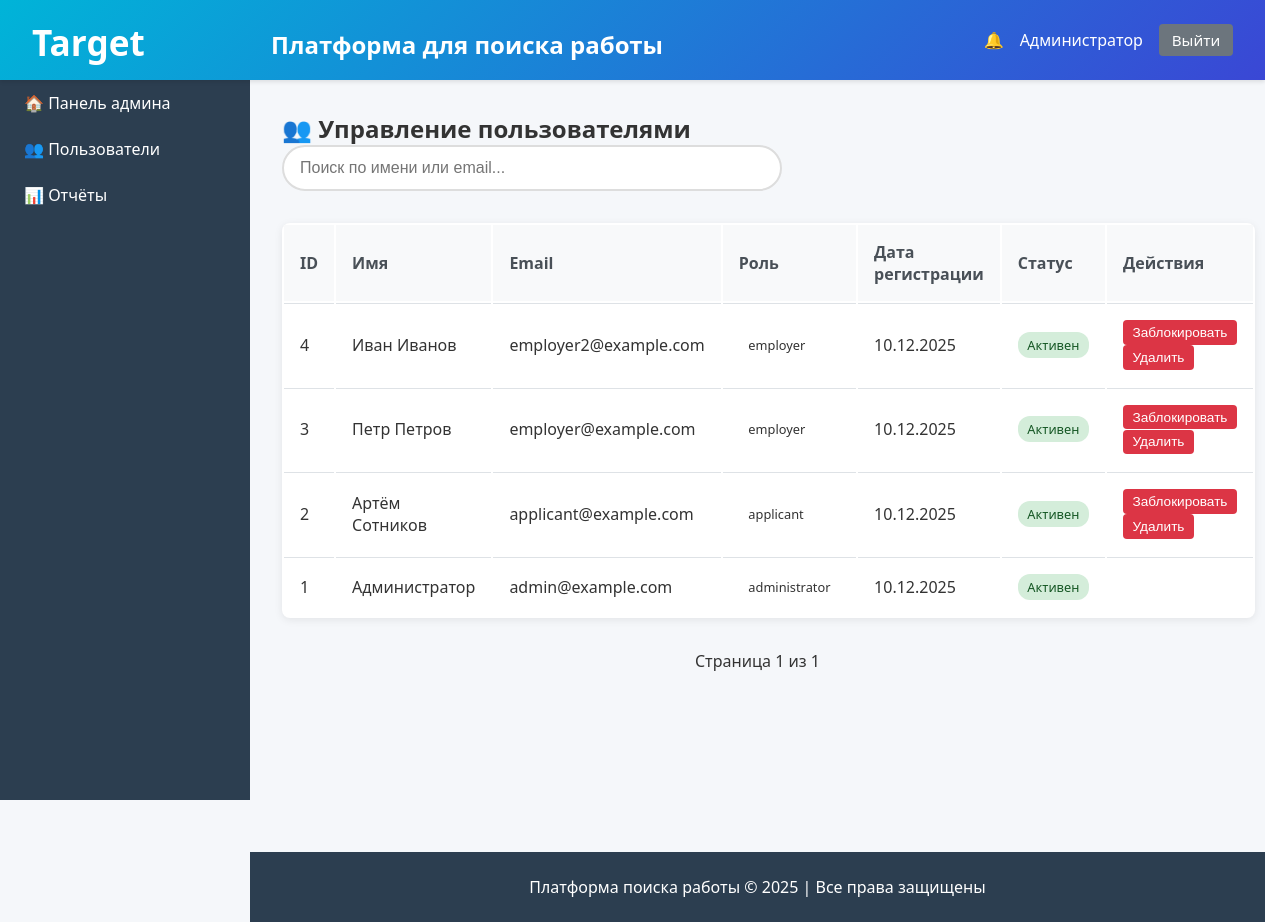
Page /admin/users (signed in) on the committed database.
### models/user.py (models this page shows, shortened)
class User(UserMixin, db.Model):
    __tablename__ = 'users'
    id = db.Column(db.Integer, primary_key=True)
    name = db.Column(db.String(100), nullable=False)
    email = db.Column(db.String(120), unique=True, nullable=False, index=True)
    password = db.Column(db.String(255), nullable=False)
    role = db.Column(db.String(20), nullable=False)
    created_at = db.Column(db.DateTime, default=datetime.utcnow)
    is_blocked = db.Column(db.Boolean, default=False)
    type = db.Column(db.String(50))
    __mapper_args__ = {
        'polymorphic_identity': 'user',
        'polymorphic_on': type
    }

class Employer(User):
    company_name = db.Column(db.String(200))
    company_description = db.Column(db.Text)
    __mapper_args__ = {
        'polymorphic_identity': 'employer'
    }
    vacancies = db.relationship('Vacancy', backref='employer', lazy='dynamic',
                                foreign_keys='Vacancy.employer_id',
                                cascade='all, delete-orphan')

### controllers/admin_controller.py (the view)
@admin_bp.route('/users')
@login_required
@admin_required
def users():
    page = request.args.get('page', 1, type=int)
    search_query = request.args.get('q', '')
    if search_query:
        users_pagination = User.query.filter(
            db.or_(
                User.name.ilike(f'%{search_query}%'),
                User.email.ilike(f'%{search_query}%')
            )
        ).paginate(page=page, per_page=20, error_out=False)
    else:
        users_pagination = User.query.order_by(User.created_at.desc()).paginate(
            page=page, per_page=20, error_out=False
        )
    return render_template('admin_users.html', users=users_pagination, search_query=search_query)

### app.py (called while the page is built)
@login_manager.user_loader
def load_user(user_id):
    from models.user import User
    return User.query.get(int(user_id))

### controllers/admin_controller.py (called while the page is built)
def admin_required(f):
    @wraps(f)
    def decorated_function(*args, **kwargs):
        if not current_user.is_authenticated or current_user.role != 'administrator':
            flash('Требуются права администратора', 'error')
            return redirect(url_for('main.home'))
        return f(*args, **kwargs)
    return decorated_function

### templates/admin_users.html (shortened to what this page needs)
{% extends "base.html" %}
{% block content %}
<h2>👥 Управление пользователями</h2>
<div class="search-box">
    <form method="GET">
        <input type="text" name="q" value="{{ search_query }}"
               placeholder="Поиск по имени или email..." autofocus>
    </form>
</div>
{% if users.items %}
    <table>
        <thead>
            <tr>
                <th>ID</th>
                <th>Имя</th>
                <th>Email</th>
                <th>Роль</th>
                <th>Дата регистрации</th>
                <th>Статус</th>
                <th>Действия</th>
            </tr>
        </thead>
        <tbody>
            {% for user in users.items %}
            <tr>
                <td>{{ user.id }}</td>
                <td>{{ user.name }}</td>
                <td>{{ user.email }}</td>
                <td><span class="badge">{{ user.role }}</span></td>
                <td>{{ user.created_at.strftime('%d.%m.%Y') }}</td>
                <td>
                    {% if user.is_blocked %}
                        <span class="badge rejected">Заблокирован</span>
                    {% else %}
                        <span class="badge accepted">Активен</span>
                    {% endif %}
                </td>
                <td>
                    {% if user.id != current_user.id %}
                        {% if not user.is_blocked %}
                            <form method="POST" action="{{ url_for('admin.block_user', user_id=user.id) }}" style="display: inline;">
                                <button type="submit" class="button danger" style="padding: 0.3rem 0.6rem; font-size: 0.85rem;">
                                    Заблокировать
                                </button>
                            </form>
                        {% else %}
                            <form method="POST" action="{{ url_for('admin.unblock_user', user_id=user.id) }}" style="display: inline;">
                                <button type="submit" class="button success" style="padding: 0.3rem 0.6rem; font-size: 0.85rem;">
                                    Разблокировать
                                </button>
                            </form>
                        {% endif %}
                        <form method="POST" action="{{ url_for('admin.delete_user', user_id=user.id) }}" style="display: inline;"
                              onsubmit="return confirm('Вы уверены, что хотите удалить этого пользователя?');">
                            <button type="submit" class="button danger" style="padding: 0.3rem 0.6rem; font-size: 0.85rem;">
                                Удалить
                            </button>
                        </form>
                    {% endif %}
                </td>
            </tr>
            {% endfor %}
        </tbody>
    </table>
    <div style="margin-top: 2rem; text-align: center;">
        <span style="margin: 0 1rem;">Страница {{ users.page }} из {{ users.pages }}</span>
    </div>
{% else %}
    <div class="empty-state">
        <p>Пользователи не найдены</p>
    </div>
{% endif %}
{% endblock %}

### templates/base.html (shortened to what this page needs)
<!DOCTYPE html>
<html lang="ru">
<head>
</head>
<body>
    {% if current_user.is_authenticated %}
    <header>
        <h1>
            <span class="logo">Target</span> Платформа для поиска работы
        </h1>
        <div class="user-info">
            <a href="{{ url_for('main.notifications') }}" class="notification-badge" style="color: white; text-decoration: none;">
                🔔
            </a>
            <span>{{ current_user.name }}</span>
            <a href="{{ url_for('auth.logout') }}" class="button secondary" style="padding: 0.4rem 0.8rem;">Выйти</a>
        </div>
    </header>
    <nav>
        {% if current_user.role == 'applicant' %}
            <a href="{{ url_for('main.applicant_home') }}">🏠 Главная</a>
            <a href="{{ url_for('vacancy.list_vacancies') }}">💼 Вакансии</a>
            <a href="{{ url_for('resume.my_resumes') }}">📄 Мои резюме</a>
            <a href="{{ url_for('resume.create') }}">➕ Создать резюме</a>
            <a href="{{ url_for('main.profile') }}">👤 Профиль</a>
        {% elif current_user.role == 'administrator' %}
            <a href="{{ url_for('admin.dashboard') }}">🏠 Панель админа</a>
            <a href="{{ url_for('admin.users') }}">👥 Пользователи</a>
            <a href="{{ url_for('admin.reports') }}">📊 Отчёты</a>
        {% endif %}
    </nav>
    {% endif %}
    <main>
        {% block content %}{% endblock %}
    </main>
    {% if current_user.is_authenticated %}
    <footer>
        <p>Платформа поиска работы © 2025 | Все права защищены</p>
    </footer>
    {% endif %}
</body>
</html>

### templates/base.html (style rules this page uses)
* { margin: 0; padding: 0; box-sizing: border-box; }
body { font-family: 'Segoe UI', Tahoma, Geneva, Verdana, sans-serif; background: #f5f7fa; color: #333; }
header { background: linear-gradient(135deg, #00b4d8 0%, #3a47d5 100%); color: white; padding: 1rem 2rem; box-shadow: 0 2px 4px rgba(0,0,0,0.1); display: flex; justify-content: space-between; align-items: center; position: relative; z-index: 100; }
header h1 { font-size: 1.5rem; }
header .user-info { display: flex; align-items: center; gap: 1rem; }
.notification-badge { position: relative; cursor: pointer; }
nav { background: #2c3e50; color: white; width: 250px; height: 100vh; position: fixed; top: 0; left: 0; padding: 1rem 0; overflow-y: auto; padding-top: 80px; }
header h1 .logo { display: inline-block; margin-right: 120px; font-size: 2.2rem; transform: translateY(2px); }
nav a { display: block; color: white; text-decoration: none; padding: 0.75rem 1.5rem; transition: all 0.3s; }
main { margin-left: 250px; padding: 2rem; min-height: calc(100vh - 60px); }
.button, button[type="submit"], input[type="submit"] { padding: 0.6rem 1.2rem; background: #00b4d8; color: white; border: none; border-radius: 4px; cursor: pointer; text-decoration: none; display: inline-block; transition: all 0.3s; font-size: 0.95rem; }
.button.secondary { background: #6c757d; }
.button.danger { background: #dc3545; }
form { max-width: 600px; }
input[type="text"], input[type="email"], input[type="password"], input[type="tel"], textarea, select { width: 100%; padding: 0.75rem; border: 1px solid #ddd; border-radius: 4px; font-size: 1rem; transition: all 0.3s; }
footer { background: #2c3e50; color: white; text-align: center; padding: 1.5rem; margin-left: 250px; margin-top: 2rem; }
.badge { display: inline-block; padding: 0.25rem 0.6rem; font-size: 0.8rem; border-radius: 12px; font-weight: 500; }
.badge.accepted { background: #d4edda; color: #155724; }
.search-box { margin-bottom: 2rem; }
.search-box input { width: 100%; max-width: 500px; padding: 0.75rem 1rem; font-size: 1rem; border: 2px solid #ddd; border-radius: 25px; transition: all 0.3s; }
table { width: 100%; background: white; border-radius: 8px; overflow: hidden; box-shadow: 0 2px 8px rgba(0,0,0,0.08); }
table th { background: #f8f9fa; padding: 1rem; text-align: left; font-weight: 600; color: #495057; }
table td { padding: 1rem; border-top: 1px solid #dee2e6; }

### rows in the picture
Employer: name "Администратор", id "1", email "admin@example.com", role "administrator", created_at "10.12.2025", is_blocked "Активен"
Employer: id "4", name "Иван Иванов", email "employer2@example.com", role "employer", created_at "10.12.2025", is_blocked "Активен"
Employer: id "3", name "Петр Петров", email "employer@example.com", role "employer", created_at "10.12.2025", is_blocked "Активен"
Employer: id "2", name "Артём Сотников", email "applicant@example.com", role "applicant", created_at "10.12.2025", is_blocked "Активен"

### other values in the picture
{{ users.page }} "1"
{{ users.pages }} "1"
